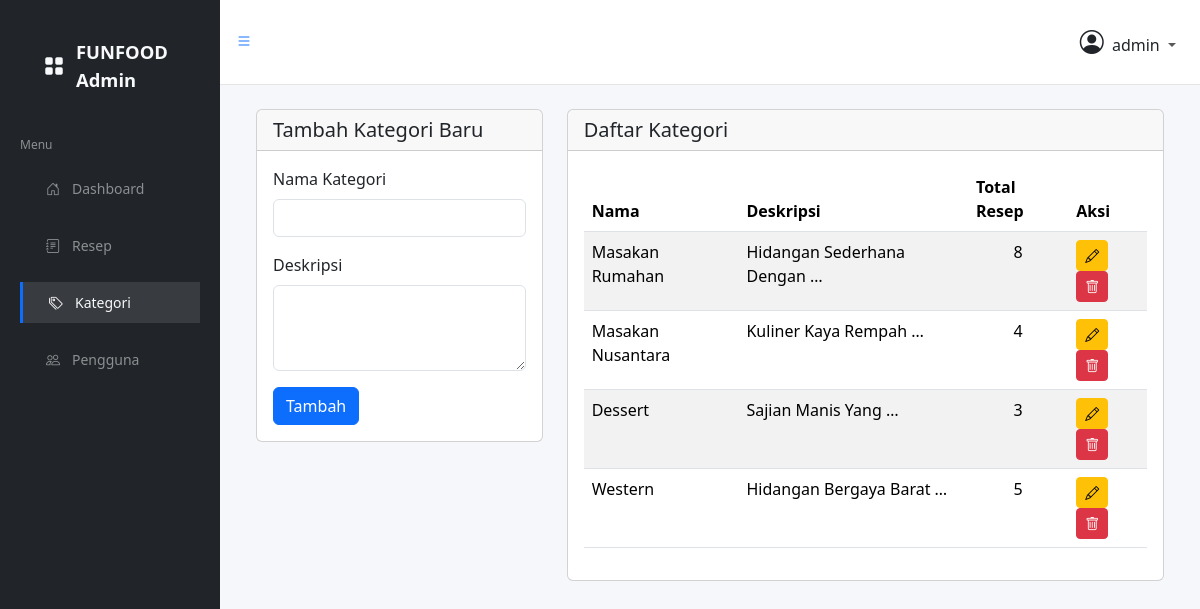
Screenshot of /a/categories/ (signed in) with the database file from the repository.
### funfood_app/models.py (models this page shows, shortened)
class CustomUser(AbstractUser):
    nickname = models.CharField(max_length=20)
    phone_number = models.CharField(max_length=20, blank=True, null=True)
    profile_image = models.ImageField(upload_to='profile/', blank=True, null=True)

class Category(models.Model):
    name = models.CharField(max_length=50, unique=True)
    description = models.TextField()

### funfood_app/views.py (the view, shortened to what this page needs)
# urls.py: path('a/categories/', views.admin_categories, name='admin_categories'),
@login_required
def admin_categories(request):
    if not request.user.is_superuser:
        raise PermissionDenied
    categories = Category.objects.annotate(recipe_count=Count('recipes'))
    return render(request, 'admin/categories.html', {'categories': categories})

### templates/admin/categories.html (shortened to what this page needs)
{% extends 'admin/base_admin.html' %}
{% block content %}
<div class="container-fluid">
  <div class="row">
    <div class="col-12 col-lg-4">
      <div class="card">
        <div class="card-header">
          <h5 class="card-title mb-0">Tambah Kategori Baru</h5>
        </div>
        <div class="card-body">
          <form method="post">
            <div class="mb-3">
              <label class="form-label">Nama Kategori</label>
              <input type="text" name="name" class="form-control" required>
            </div>
            <div class="mb-3">
              <label class="form-label">Deskripsi</label>
              <textarea name="description" class="form-control" rows="3" required></textarea>
            </div>
            <button type="submit" class="btn btn-primary">Tambah</button>
          </form>
        </div>
      </div>
    </div>
    <div class="col-12 col-lg-8">
      <div class="card">
        <div class="card-header">
          <h5 class="card-title mb-0">Daftar Kategori</h5>
        </div>
        <div class="card-body">
          <div class="table-responsive">
            <table class="table table-striped">
              <thead>
                <tr>
                  <th>Nama</th>
                  <th>Deskripsi</th>
                  <th>Total Resep</th>
                  <th>Aksi</th>
                </tr>
              </thead>
              <tbody>
                {% for category in categories %}
                <tr>
                  <td class="text-capitalize">{{ category.name }}</td>
                  <td class="text-capitalize">{{ category.description|truncatewords:3 }}</td>
                  <td class="text-center">{{ category.recipe_count }}</td>
                  <td>
                    <button class="btn btn-sm btn-warning" data-bs-toggle="modal" data-bs-target="#editModal{{ category.id }}">
                      <i class="bi bi-pencil"></i>
                    </button>
                    <button class="btn btn-sm btn-danger" data-bs-toggle="modal" data-bs-target="#deleteModal{{ category.id }}">
                      <i class="bi bi-trash"></i>
                    </button>
                  </td>
                </tr>
                {% endfor %}
              </tbody>
            </table>
          </div>
        </div>
      </div>
    </div>
  </div>
</div>
{% endblock %}

### templates/admin/components/navbar.html (shortened to what this page needs)
<nav class="navbar navbar-expand navbar-light navbar-bg">
  <a class="sidebar-toggle">
    <i class="bi bi-list"></i>
  </a>
  <div class="navbar-collapse collapse">
    <ul class="navbar-nav navbar-align">
      <li class="nav-item dropdown">
        <a class="nav-link dropdown-toggle" href="#" data-bs-toggle="dropdown">
          <span class="text-dark">
            {% if user.profile_image %}
            <img src="{{ user.profile_image.url }}" class="rounded-circle me-1" width="24" height="24" alt="Profile">
            {% else %}
            <i class="bi bi-person-circle fs-4 me-1"></i>
            {% endif %}
            {{ user.username }}
          </span>
        </a>
      </li>
    </ul>
  </div>
</nav>

### static/css/admin.css (style rules this page uses)
.navbar-bg { background: #fff; padding: 1rem; border-bottom: 1px solid rgba(0,0,0,.1); }
.navbar-align { margin-left: auto; }
.sidebar-toggle { cursor: pointer; width: 26px; height: 26px; display: flex; }

### rows the page displays
CustomUser: username "admin"
Category: name "Masakan Rumahan", description "Hidangan Sederhana Dengan …", recipe_count "8"
Category: name "Masakan Nusantara", description "Kuliner Kaya Rempah …", recipe_count "4"
Category: name "Dessert", description "Sajian Manis Yang …", recipe_count "3"
Category: name "Western", description "Hidangan Bergaya Barat …", recipe_count "5"
